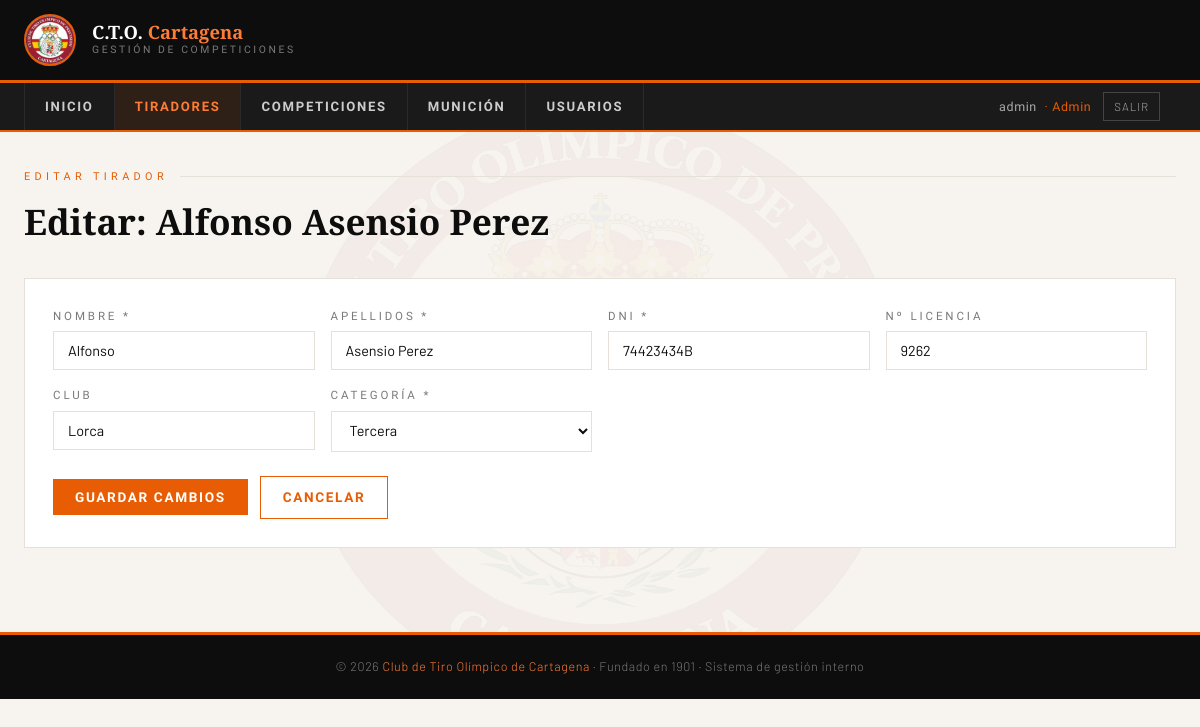
The app's page /tiradores/7/editar (signed in) with its own data.
### tables this page shows
CREATE TABLE usuarios (
                id         INTEGER PRIMARY KEY AUTOINCREMENT,
                username   TEXT UNIQUE NOT NULL,
                password   TEXT NOT NULL,
                rol        TEXT NOT NULL DEFAULT 'tirador',
                tirador_id INTEGER,
                activo     INTEGER DEFAULT 1,
                FOREIGN KEY (tirador_id) REFERENCES tiradores(id)
            );

CREATE TABLE tiradores (
                id        INTEGER PRIMARY KEY AUTOINCREMENT,
                nombre    TEXT NOT NULL,
                apellidos TEXT NOT NULL,
                dni       TEXT UNIQUE NOT NULL,
                licencia  TEXT,
                club      TEXT,
                categoria TEXT
            );

### app.py (the view, shortened to what this page needs)
@app.route("/tiradores/<int:tid>/editar", methods=["GET","POST"])
@role_required("admin","encargado")
def tirador_editar(tid):
    db = get_db()
    t  = db.execute("SELECT * FROM tiradores WHERE id=?", (tid,)).fetchone()
    if not t:
        return redirect(url_for("tiradores"))
    return render_template("tirador_form.html", categorias=CATEGORIAS, error=None, t=t)

### app.py (called while the page is built)
@login_manager.user_loader
def load_user(user_id):
    db  = get_db()
    row = db.execute("SELECT * FROM usuarios WHERE id=? AND activo=1", (user_id,)).fetchone()
    if row:
        return User(row["id"], row["username"], row["rol"], row["tirador_id"])
    return None

def role_required(*roles):
    def decorator(f):
        @wraps(f)
        def wrapped(*args, **kwargs):
            if not current_user.is_authenticated:
                return login_manager.unauthorized()
            if current_user.rol not in roles:
                return render_template("403.html"), 403
            return f(*args, **kwargs)
        return wrapped
    return decorator

def get_db():
    db = getattr(g, "_database", None)
    if db is None:
        db = g._database = sqlite3.connect(DB_PATH)
        db.row_factory = sqlite3.Row
    return db

### templates/tirador_form.html (shortened to what this page needs)
{% extends "base.html" %}
{% block contenido %}
<p class="pag-etiqueta">{{ 'Editar tirador' if t else 'Nuevo tirador' }}</p>
<h1 class="pag-titulo">{{ 'Editar: ' + t.nombre + ' ' + t.apellidos if t else 'Registrar nuevo tirador' }}</h1>
<div class="form-card">
  <form method="POST">
    <div class="form-grid">
      <div class="form-group">
        <label>Nombre *</label>
        <input type="text" name="nombre" required value="{{ t.nombre if t else '' }}" placeholder="Nombre">
      </div>
      <div class="form-group">
        <label>Apellidos *</label>
        <input type="text" name="apellidos" required value="{{ t.apellidos if t else '' }}" placeholder="Apellidos">
      </div>
      <div class="form-group">
        <label>DNI *</label>
        <input type="text" name="dni" required value="{{ t.dni if t else '' }}"
               placeholder="12345678A" pattern="[0-9]{8}[A-Za-z]"
               title="Formato: 8 dígitos + letra">
      </div>
      <div class="form-group">
        <label>Nº Licencia</label>
        <input type="text" name="licencia" value="{{ t.licencia if t else '' }}" placeholder="Número de licencia">
      </div>
      <div class="form-group">
        <label>Club</label>
        <input type="text" name="club" value="{{ t.club if t else '' }}" placeholder="Club deportivo">
      </div>
      <div class="form-group">
        <label>Categoría *</label>
        <select name="categoria" required>
          {% for c in categorias %}
          <option value="{{ c }}" {{ 'selected' if t and t.categoria==c }}>{{ c }}</option>
          {% endfor %}
        </select>
      </div>
    </div>
    <div class="form-actions">
      <button type="submit" class="btn btn-naranja">
        {{ 'Guardar cambios' if t else 'Registrar tirador' }}
      </button>
      <a href="/tiradores" class="btn btn-outline">Cancelar</a>
    </div>
  </form>
</div>
{% endblock %}

### templates/base.html (shortened to what this page needs)
<!DOCTYPE html>
<html lang="es">
<head>
</head>
<body>
<header>
  <div class="header-inner">
    <a href="/" class="header-brand">
      <img src="/static/escudo.png" alt="Escudo CTO Cartagena">
      <div class="brand-text">
        <div class="brand-title">C.T.O. <span>Cartagena</span></div>
        <div class="brand-sub">Gestión de Competiciones</div>
      </div>
    </a>
  </div>
</header>
<nav>
  <div class="nav-inner">
    <div class="nav-menu" id="navMenu">
      <ul>
        <li><a href="/" class="{% if request.endpoint=='index' %}activo{% endif %}">Inicio</a></li>
        {% if current_user.is_authenticated and current_user.rol in ('admin','encargado','directiva') %}
        <li><a href="/tiradores" class="{% if 'tirador' in (request.endpoint or '') %}activo{% endif %}">Tiradores</a></li>
        {% endif %}
        <li><a href="/competiciones" class="{% if 'competicion' in (request.endpoint or '') or 'puntuacion' in (request.endpoint or '') %}activo{% endif %}">Competiciones</a></li>
        {% if current_user.is_authenticated and current_user.rol in ('admin','encargado','directiva') %}
        <li><a href="/municion" class="{% if 'municion' in (request.endpoint or '') %}activo{% endif %}">Munición</a></li>
        {% endif %}
        {% if current_user.is_authenticated and current_user.rol == 'admin' %}
        <li><a href="/usuarios" class="{% if 'usuario' in (request.endpoint or '') %}activo{% endif %}">Usuarios</a></li>
        {% endif %}
      </ul>
    </div>
    {% if current_user.is_authenticated %}
    <div style="display:flex;align-items:center;gap:12px;padding:0 16px;font-size:.78rem;color:#aaa;">
      <span style="font-family:'Barlow Condensed',sans-serif;letter-spacing:.05em;">
        {{ current_user.username }}
        <span style="color:var(--naranja);margin-left:4px;">· {{ current_user.rol|capitalize }}</span>
      </span>
      <a href="/logout" style="color:#aaa;text-decoration:none;border:1px solid #444;padding:4px 10px;font-size:.72rem;letter-spacing:.08em;text-transform:uppercase;">Salir</a>
    </div>
    {% endif %}
  </div>
</nav>
<div class="contenido">
{% block contenido %}{% endblock %}
</div>
<footer>
  <p>© 2026 <span>Club de Tiro Olímpico de Cartagena</span> · Fundado en 1901 · Sistema de gestión interno</p>
</footer>
</body>
</html>

### templates/base.html (style rules this page uses)
:root { --negro: #0d0d0d; --grafito: #1a1a1a; --naranja: #e85d04; --naranja-claro: #ff7c35; --naranja-suave: #fff3ec; --crema: #f7f4f0; --blanco: #ffffff; --gris: #7a7a7a; --gris-claro: #e5e0d8; --verde: #2d7a3a; --rojo: #c0392b; --azul: #1a3a5c; }
* { margin:0;padding:0;box-sizing:border-box; }
html { scroll-behavior:smooth; }
body { font-family:'Barlow',sans-serif; background:var(--crema); color:var(--negro); font-weight:300; line-height:1.6; min-height:100vh; }
body::before { content:''; background-image:url('/static/escudo.png'); background-repeat:no-repeat; background-position:center; background-size:50%; opacity:0.04; position:fixed; top:0;left:0;bottom:0;right:0; z-index:0;pointer-events:none; }
header { background:var(--negro); border-bottom:3px solid var(--naranja); position:relative;z-index:10; }
.header-inner { max-width:1300px;margin:0 auto;padding:0 24px; display:flex;align-items:center;justify-content:space-between; }
.header-brand { display:flex;align-items:center;gap:16px; padding:14px 0;text-decoration:none; }
.header-brand img { width:52px;height:52px;border-radius:50%;border:2px solid var(--naranja); }
.brand-title { font-family:'Playfair Display',serif;font-size:1.15rem;font-weight:900;color:var(--blanco);line-height:1.1; }
.brand-title span { color:var(--naranja-claro); }
.brand-sub { font-family:'Barlow Condensed',sans-serif;font-size:0.65rem;letter-spacing:0.25em;text-transform:uppercase;color:var(--gris); }
nav { background:var(--grafito);border-bottom:2px solid var(--naranja);position:sticky;top:0;z-index:200; }
.nav-inner { max-width:1300px;margin:0 auto;padding:0 24px;display:flex;align-items:center;justify-content:space-between; }
nav ul { list-style:none;display:flex;margin:0;padding:0; }
nav ul li a { display:block;padding:13px 20px; font-family:'Barlow Condensed',sans-serif;font-size:0.82rem;font-weight:600; letter-spacing:.13em;text-transform:uppercase;color:#ccc;text-decoration:none; transition:color .2s,background .2s;border-right:1px solid #2a2a2a; }
nav ul li:first-child a { border-left:1px solid #2a2a2a; }
nav ul li a:hover,nav ul li a.activo { color:var(--naranja-claro);background:rgba(232,93,4,.1); }
.nav-menu { transition:max-height .35s ease,opacity .3s;max-height:300px;overflow:hidden;opacity:1; }
.contenido { position:relative;z-index:1;max-width:1300px;margin:0 auto;padding:36px 24px 60px; }
.pag-etiqueta { font-family:'Barlow Condensed',sans-serif;font-size:.68rem;letter-spacing:.4em; text-transform:uppercase;color:var(--naranja);margin-bottom:8px; display:flex;align-items:center;gap:12px; }
.pag-etiqueta::after { content:'';flex:1;height:1px;background:var(--gris-claro); }
.pag-titulo { font-family:'Playfair Display',serif;font-size:clamp(1.5rem,3vw,2.2rem);font-weight:700;margin-bottom:28px; }
.btn { display:inline-flex;align-items:center;gap:7px;padding:10px 22px; font-family:'Barlow Condensed',sans-serif;font-size:.85rem;font-weight:600; letter-spacing:.12em;text-transform:uppercase;text-decoration:none; border:none;cursor:pointer;transition:all .2s; }
.btn-naranja { background:var(--naranja);color:var(--blanco); }
.btn-outline { background:transparent;color:var(--naranja);border:1px solid var(--naranja); }
.form-grid { display:grid;grid-template-columns:repeat(auto-fit,minmax(240px,1fr));gap:16px; }
.form-group { display:flex;flex-direction:column;gap:6px; }
.form-group label { font-family:'Barlow Condensed',sans-serif;font-size:.72rem;letter-spacing:.25em;text-transform:uppercase;color:var(--gris); }
.form-group input,.form-group select,.form-group textarea { padding:10px 14px;border:1px solid var(--gris-claro); background:var(--blanco);font-family:'Barlow',sans-serif;font-size:.9rem; color:var(--negro);outline:none;transition:border-color .2s; }
.form-card { background:var(--blanco);border:1px solid var(--gris-claro);padding:28px;margin-bottom:24px; }
.form-actions { display:flex;gap:12px;margin-top:24px;flex-wrap:wrap;align-items:center; }
footer { background:var(--negro);color:var(--gris);text-align:center;padding:22px 24px;font-size:.78rem;letter-spacing:.05em;border-top:3px solid var(--naranja);position:relative;z-index:10;margin-top:auto; }
footer span { color:var(--naranja-claro); }

### records on screen
usuarios: username "admin", rol "Admin"
tiradores: nombre+apellidos "Editar: Alfonso Asensio Perez", nombre "Alfonso", apellidos "Asensio Perez", dni "74423434B", licencia "9262", club "Lorca"

### other values on screen
{{ 'Editar tirador' if t else 'Nuevo tirador' }} "EDITAR TIRADOR"
{{ 'Guardar cambios' if t else 'Registrar tirador' }} "GUARDAR CAMBIOS"
form field categoria "Tercera"
